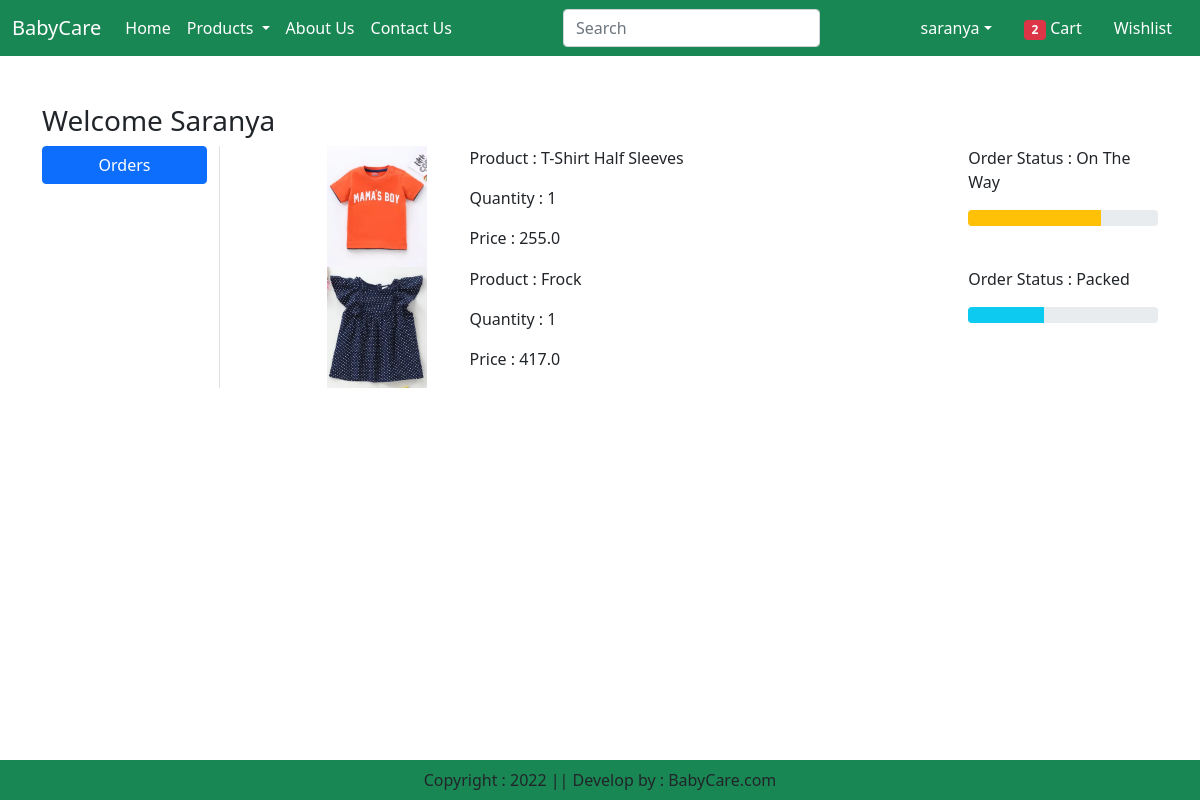
Screenshot of /orders/ (signed in) with the database file from the repository.
### app/models.py (models this page shows, shortened)
class OrderPlaced(models.Model):
    user = models.ForeignKey(User,on_delete=models.CASCADE)
    customer = models.ForeignKey(Customer,on_delete=models.CASCADE)
    product = models.ForeignKey(Product,on_delete=models.CASCADE)
    quantity = models.PositiveIntegerField(default=1)
    ordered_date = models.DateTimeField(auto_now_add=True)
    status = models.CharField(max_length=50,choices=STATUS_CHOICES, default='Pending')
    payment = models.ForeignKey(Payment,on_delete=models.CASCADE,default="")
    @property
    def total_cost(self):
        return self.quantity * self.product.discounted_price

class Product(models.Model):
    title=models.CharField(max_length=100)
    selling_price=models.FloatField()
    discounted_price=models.FloatField()
    description=models.TextField()
    composition=models.TextField(default='')
    prodapp=models.TextField(default='')
    category=models.CharField(choices=CATEGORY_CHOICES, max_length=2)
    product_image=models.ImageField(upload_to='product')

### app/views.py (the view)
# urls.py: path("orders/",views.orders, name='orders'),
def orders(request):
    totalitem = 0
    if request.user.is_authenticated:
        totalitem = len(Cart.objects.filter(user=request.user))
    order_placed = OrderPlaced.objects.filter(user=request.user)
    return render(request, 'app/orders.html',locals())

### app/templates/app/orders.html (shortened to what this page needs)
{% extends 'app/base.html' %}
{% load static %}
{% block main-content %}
<div class="container my-5">
    <div class="row">
        <h3>Welcome <span class="text-capitalize">{{request.user}}</span></h3>
        <div class="col-sm-2 border-end">
            <ul class="list-unstyled">
                <li class="d-grid"><a href="{% url 'orders' %}" class="btn btn-primary">Orders</a></li>
            </ul>
        </div>
        <div class="col-sm-9 offset-sm-1">
            {% for op in order_placed %}
            <div class="row">
                <div class="col-sm-2">
                    <img src="{{op.product.product_image.url}}" class="img-fluid" height="100" width="100">
                </div>
                <div class="col-sm-7">
                    <p>Product : {{op.product.title}}</p>
                    <p>Quantity : {{op.quantity}}</p>
                    <p>Price : {{op.total_cost}}</p>
                </div>
                <div class="col-sm-3">
                    <p>Order Status : {{op.status}}</p>
                    {% if op.status == 'Packed' %}
                    <div class="progress">
                        <div class="progress-bar bg-info" role="progressbar" style="width: 40%" aria-valuenow="40" aria-valuemin="0" aria-valuemax="100"></div>
                    </div>
                    {% endif %}
                    {% if op.status == 'On The Way' %}
                    <div class="progress">
                        <div class="progress-bar bg-warning" role="progressbar" style="width: 70%" aria-valuenow="70" aria-valuemin="0" aria-valuemax="100"></div>
                    </div>
                    {% endif %}
                </div>
            </div>
            {% endfor %}
        </div>
    </div>
</div>
{% endblock main-content %}

### app/templates/app/base.html (shortened to what this page needs)
<!DOCTYPE html>
{% load static %}
<html lang="en">
<head>
  <link href="https://cdn.jsdelivr.net/npm/bootstrap@5.0.2/dist/css/bootstrap.min.css" rel="stylesheet">
  <link rel="stylesheet" href="{% static 'app/css/owl.carousel.min.css' %}">
  <link rel="stylesheet" href="{% static 'app/css/all.min.css' %}">
  <link rel="stylesheet" href="{% static 'app/css/style.css' %}">
</head>
<body>
  <nav class="navbar navbar-expand-lg navbar-dark bg-success">
    <div class="container-fluid">
      <a class="navbar-brand" href="#">BabyCare</a>
      <div class="collapse navbar-collapse" id="navbarSupportedContent">
        <ul class="navbar-nav me-auto mb-2 mb-lg-0">
          {% if request.user.is_authenticated %}
          <li class="nav-item">
            <a class="nav-link active" aria-current="page" href="/">Home</a>
          </li>
          <li class="nav-item dropdown">
            <a class="nav-link dropdown-toggle text-white" href="#" role="button" data-bs-toggle="dropdown" aria-expanded="false">
              Products
            </a>
          </li>
          <li class="nav-item">
            <a class="nav-link text-white" href="{% url 'about' %}">About Us</a>
          </li>
          <li class="nav-item">
            <a class="nav-link text-white" href="{% url 'contact' %}">Contact Us</a>
          </li>
        </ul>
        <form class="d-flex" role="search">
          <input class="form-control me-2" type="search" placeholder="Search" aria-label="Search">
          <button class="btn btn-outline-success" type="submit">Search</button>
        </form>
      </div>
      <ul class="navbar-nav me-auto mb-2 mb-lg-0">
        <li class="nav-item dropdown mx-2">
            <a class="nav-link dropdown-toggle text-white" href="#" id="profileDropdown"
            role="button" data-bs-toggle="dropdown" aria-expanded="false">{{request.user}}</a>
        </li>
        <li class="nav-item mx-2">
          <a href="{% url 'showcart' %}" class="nav-link text-white"><span class="badge bg-danger">{% if totalitem > 0 %} {{totalitem}} {% endif %}</span> Cart</a>
      </li>
      <li class="nav-item mx-2">
          <a href="#" class="nav-link text-white">Wishlist</a>
      </li>
    {% endif %}
    </div>
  </nav>
  {% block main-content %}{% endblock main-content %}
  <footer class="container-fluid  fixed-bottom bg-success text-center p-2 mt-5">
    Copyright : 2022 || Develop by : BabyCare.com
  </footer>
</body>
</html>

### rows the page displays
OrderPlaced: product.product_image (picture), product "T-Shirt Half Sleeves", quantity "1", total_cost "255.0", status "On The Way"
OrderPlaced: product.product_image (picture), product "Frock", quantity "1", total_cost "417.0", status "Packed"

### other values shown
{{ request.user }} "saranya"
{{ totalitem }} "2"
{{ request.user }} "Saranya"
